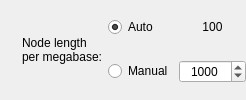
        <widget class="QWidget" name="widget_24" native="true">
         <layout class="QHBoxLayout" name="horizontalLayout_7">
          <property name="leftMargin">
           <number>0</number>
          </property>
          <property name="topMargin">
           <number>0</number>
          </property>
          <property name="rightMargin">
           <number>0</number>
          </property>
          <property name="bottomMargin">
           <number>0</number>
          </property>
          <item>
           <spacer name="horizontalSpacer_28">
            <property name="orientation">
             <enum>Qt::Horizontal</enum>
            </property>
            <property name="sizeType">
             <enum>QSizePolicy::Expanding</enum>
            </property>
            <property name="sizeHint" stdset="0">
             <size>
              <width>0</width>
              <height>20</height>
             </size>
            </property>
           </spacer>
          </item>
          <item>
           <widget class="InfoTextWidget" name="nodeLengthPerMegabaseInfoText" native="true">
            <property name="sizePolicy">
             <sizepolicy hsizetype="Fixed" vsizetype="Fixed">
              <horstretch>0</horstretch>
              <verstretch>0</verstretch>
             </sizepolicy>
            </property>
            <property name="minimumSize">
             <size>
              <width>16</width>
              <height>16</height>
             </size>
            </property>
           </widget>
          </item>
          <item>
           <widget class="QLabel" name="label_12">
            <property name="sizePolicy">
             <sizepolicy hsizetype="Minimum" vsizetype="Preferred">
              <horstretch>0</horstretch>
              <verstretch>0</verstretch>
             </sizepolicy>
            </property>
            <property name="text">
             <string>Node length
per megabase:</string>
            </property>
           </widget>
          </item>
          <item>
           <widget class="QWidget" name="widget_10" native="true">
            <layout class="QGridLayout" name="gridLayout_17">
             <property name="leftMargin">
              <number>0</number>
             </property>
             <property name="topMargin">
              <number>0</number>
             </property>
             <property name="rightMargin">
              <number>0</number>
             </property>
             <property name="bottomMargin">
              <number>0</number>
             </property>
             <item row="0" column="0">
              <widget class="QRadioButton" name="nodeLengthPerMegabaseAutoRadioButton">
               <property name="text">
                <string>Auto</string>
               </property>
               <property name="checked">
                <bool>true</bool>
               </property>
              </widget>
             </item>
             <item row="1" column="0">
              <widget class="QRadioButton" name="nodeLengthPerMegabaseManualRadioButton">
               <property name="text">
                <string>Manual</string>
               </property>
              </widget>
             </item>
             <item row="0" column="1">
              <widget class="QLabel" name="nodeLengthPerMegabaseAutoLabel">
               <property name="text">
                <string>100</string>
               </property>
               <property name="alignment">
                <set>Qt::AlignCenter</set>
               </property>
              </widget>
             </item>
             <item row="1" column="1">
              <widget class="QDoubleSpinBox" name="nodeLengthPerMegabaseManualSpinBox">
               <property name="sizePolicy">
                <sizepolicy hsizetype="Minimum" vsizetype="Fixed">
                 <horstretch>0</horstretch>
                 <verstretch>0</verstretch>
                </sizepolicy>
               </property>
               <property name="alignment">
                <set>Qt::AlignCenter</set>
               </property>
               <property name="decimals">
                <number>0</number>
               </property>
               <property name="minimum">
                <double>0.000000000000000</double>
               </property>
               <property name="maximum">
                <double>1000000.000000000000000</double>
               </property>
               <property name="singleStep">
                <double>100.000000000000000</double>
               </property>
               <property name="value">
                <double>1000.000000000000000</double>
               </property>
              </widget>
             </item>
            </layout>
           </widget>
          </item>
          <item>
           <spacer name="horizontalSpacer_27">
            <property name="orientation">
             <enum>Qt::Horizontal</enum>
            </property>
            <property name="sizeType">
             <enum>QSizePolicy::Expanding</enum>
            </property>
            <property name="sizeHint" stdset="0">
             <size>
              <width>0</width>
              <height>20</height>
             </size>
            </property>
           </spacer>
          </item>
         </layout>
        </widget>
